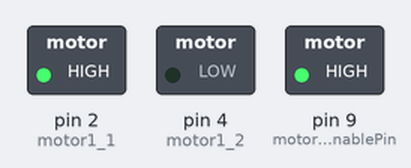
The sketch below on a simulated Arduino Uno, built with avr-gcc and run on an emulated ATmega328P. On the bench: switched loads named in the sketch (green lamp = pin HIGH).

Above: at 1.5 s.
At 3.5 s:
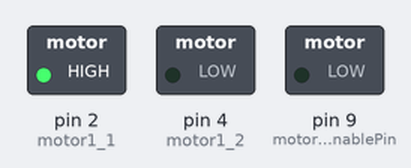
Timing chart, 0 to 5.2 s (numbered marks = the images above):
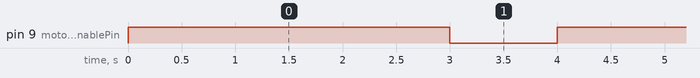

The sketch:

DC_Motor1.ino
```cpp
#define motor1EnablePin 9
#define motor1_1        2
#define motor1_2        4

void setup()
{
  pinMode(motor1_1, OUTPUT);
  pinMode(motor1_2, OUTPUT);
  analogWrite(motor1EnablePin, 0);
  digitalWrite(motor1_1, HIGH);
  digitalWrite(motor1_2, LOW);
}

void loop()
{
  analogWrite(motor1EnablePin, 1023);
  delay(3000);
  analogWrite(motor1EnablePin, 0);
  delay(1000);
}
```

Measured:
- by itself, pin 9 (motor1EnablePin): alternates HIGH for 3.0 s and LOW for 1.0 s
